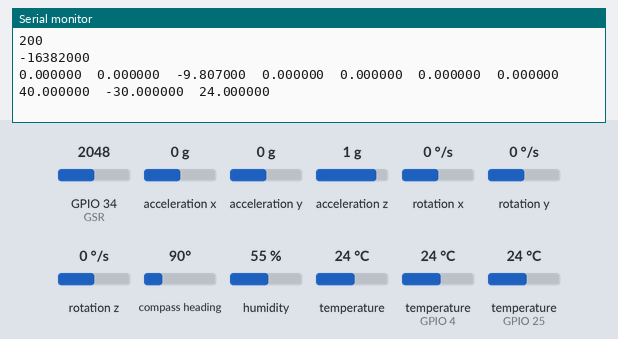
This sketch was run on a simulated ESP32. On the bench: the last lines printed to the serial monitor. Inputs (shaded band) come from the test bench; at power-on: acceleration x 0 g, GPIO 34 (GSR) = 2048, acceleration y 0 g, acceleration z 1 g, rotation x 0 °/s, rotation y 0 °/s, rotation z 0 °/s, compass heading 90°, humidity 55 %, temperature 24 °C, temperature (sensors on GPIO 4, GPIO 25) 24 °C. WiFi joins after 1.5 s; servers stay silent unless stated; network time is answered at once with the bench clock; uploads are accepted with an empty reply; the local clock reads 2024-03-15 10:24:30 at power-on unless the sketch sets it.

Above: at 2.7 s.
2.8 s: acceleration x set to -1.4 g
At 3.5 s:
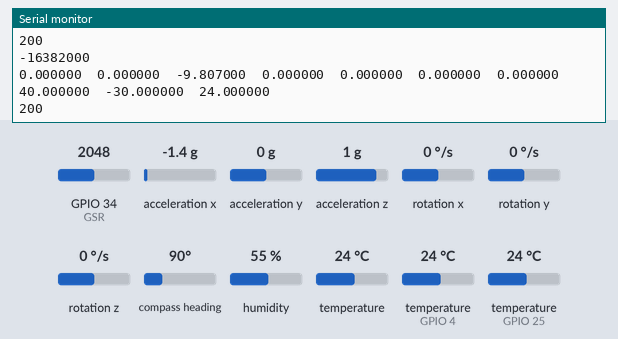
4.3 s: GPIO 34 (GSR) set to 3972
At 5.6 s:
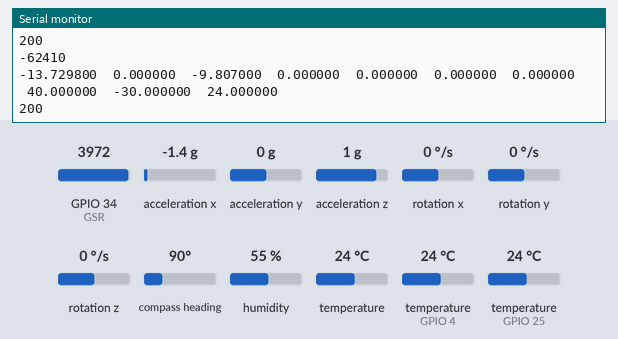
5.8 s: acceleration y set to -1.4 g
At 7.2 s:
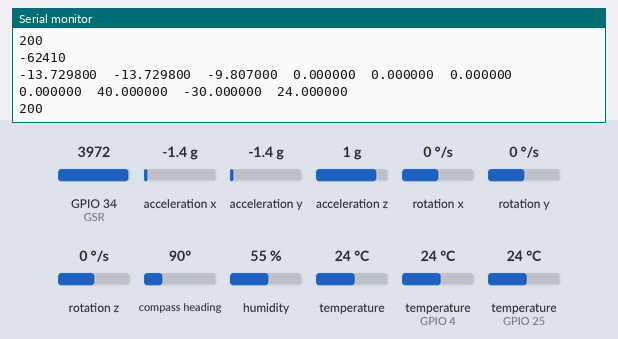
7.3 s: acceleration z set to -1.4 g
At 8.6 s:
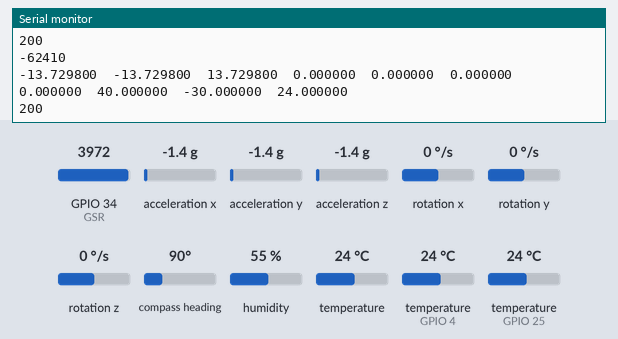
8.8 s: GPIO 34 (GSR) set to 2866
At 9.8 s:
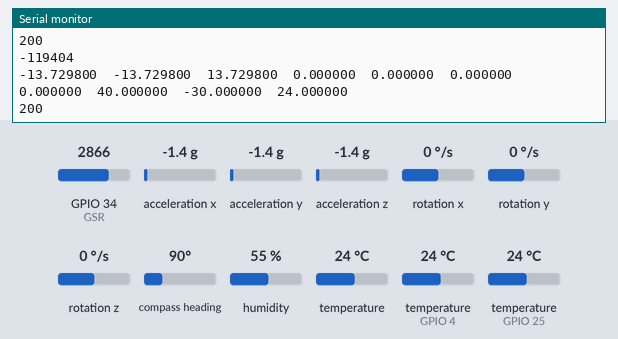
10.3 s: rotation x set to -192 °/s
At 12.0 s:
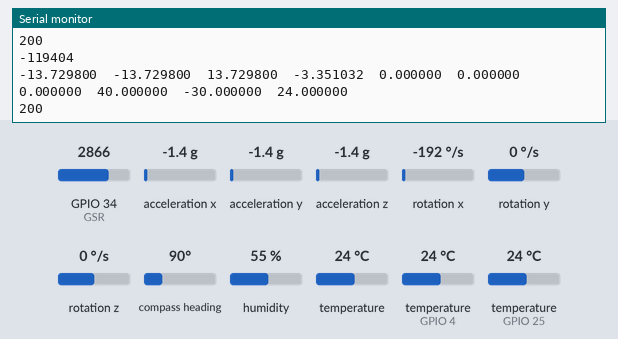
Timing chart, 0 to 12.8 s (numbered marks = the images above; inputs shaded):
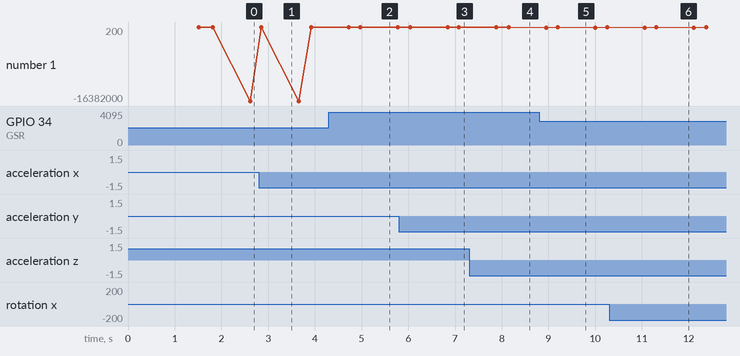

The sketch:

Proyecto_2.ino
```cpp
#include "DHT.h"
#include "OneWire.h"
#include "DallasTemperature.h"
#include <WiFi.h>
#include <HTTPClient.h>
#include <ArduinoJson.h>
#include <NTPClient.h>
#include <WiFiUdp.h>
#include "MPU9250.h"


//----------------------------coneccion con el wifi-------------------------------------------
const char* ssid = "WiFi-UAO";
const char* password =  "";


//*****************************************************VARIABLES GOBALES*****************************************************************************************************************************************************************
// El cable de datos se conecta al pin 26 del Arduino
#define ONE_WIRE_BUS 25 // Definir una instancia de OneWire para comunicarse con cualquier dispositivo OneWire
#define DHTTYPE DHT11   // DHT 22  (AM2302), AM2321
OneWire oneWire(ONE_WIRE_BUS); // Pasar la referencia a OneWire del sensor de temperatura Dallas
DallasTemperature sensors(&oneWire);
const int GSR = 34;
int sensorValue = 0;
int gsr_average = 0;
byte dat[5];
//esta es el tamaño de datos que va enviar el json
const size_t capacidad = JSON_OBJECT_SIZE(2) + 21 * JSON_OBJECT_SIZE(3) + 2 * JSON_OBJECT_SIZE(4) + JSON_OBJECT_SIZE(10);
int Conteo_conexiones = 0; //los intentos de conexion a la red wifi
uint8_t DHTPin = 4;//pin del sensor de humedad y temperatura
float ambient_humidity, ambient_temperature = 0;
// Definir modelo y pin del DTH
DHT dht(DHTPin, DHTTYPE);
// Definir cliente NTP para obtener tiempo
WiFiUDP ntpUDP;//Network Time Protocol Protocolo de datagramas de usuario
NTPClient timeClient(ntpUDP);//Network Time Protocol Client
// Variables para guardar fecha y hora
String formato;//formato de datos
String fecha;//
String hora;//
MPU9250 IMU(Wire, 0x68);
int status;
//*****************************************************SET UP*****************************************************************************************************************************************************************
void setup()
{
  Serial.begin(115200);
  Serial.println("Comenzando");
  // Iniciar la biblioteca
  sensors.begin(); // Establece valor por defecto del chip 9 bit. Si tiene problemas pruebe aumentar
  buscar_wifi(); //Usamos el metodo buscar_wifi para buscar el wifi
  timeClient.begin(); timeClient.setTimeOffset(-18000); //Inicialice un NTPClient para obtener tiempo
  while (!Serial) {}

  // start communication with IMU
  status = IMU.begin();
  if (status < 0) {
    Serial.println("IMU initialization unsuccessful");
    Serial.println("Check IMU wiring or try cycling power");
    Serial.print("Status: ");
    Serial.println(status);
    while (1) {}
  }
  // setting the accelerometer full scale range to +/-8G
  IMU.setAccelRange(MPU9250::ACCEL_RANGE_8G);
  // setting the gyroscope full scale range to +/-500 deg/s
  IMU.setGyroRange(MPU9250::GYRO_RANGE_500DPS);
  // setting DLPF bandwidth to 20 Hz
  IMU.setDlpfBandwidth(MPU9250::DLPF_BANDWIDTH_20HZ);
  // setting SRD to 19 for a 50 Hz update rate
  IMU.setSrd(19);

}
//*****************************************************LOOP*****************************************************************************************************************************************************************
void loop()
{
  if (WiFi.status() == WL_CONNECTED) { //comprobamos que seguimos conectados ala red wifi


    // Leemos la temperatura o la humedad toma alrededor de 250 milisegundos
    ambient_humidity = dht.readHumidity(); ambient_temperature = dht.readTemperature();

    // put your main code here, to run repeatedly:
    // read the sensor
    IMU.readSensor();

    //aceleracion
    Serial.print(IMU.getAccelX_mss(), 6);
    Serial.print("\t");
    Serial.print(IMU.getAccelY_mss(), 6);
    Serial.print("\t");
    Serial.print(IMU.getAccelZ_mss(), 6);
    Serial.print("\t");

    //Giros
    Serial.print(IMU.getGyroX_rads(), 6);
    Serial.print("\t");
    Serial.print(IMU.getGyroY_rads(), 6);
    Serial.print("\t");
    Serial.print(IMU.getGyroZ_rads(), 6);
    Serial.print("\t");

    //campo magnetico
    Serial.print(IMU.getMagX_uT(), 6);
    Serial.print("\t");
    Serial.print(IMU.getMagY_uT(), 6);
    Serial.print("\t");
    Serial.print(IMU.getMagZ_uT(), 6);
    Serial.print("\t");

    //sensor de teperatura
    Serial.println(IMU.getTemperature_C(), 6);
    delay(20);
    //resibimos un string que es array de chars que tambien es un objeto json a traves del metodo devolver_json

    String info = devolver_json(
                    sensors.getTempCByIndex(0), //body temperature value
                    gsr_average, //body resistenace value
                    0, //body BPM value
                    0, //body sp02 value
                    ambient_temperature, //ambient temperature value
                    ambient_humidity, //ambient humidity value
                    IMU.getAccelX_mss(),  //device acceleration ax
                    IMU.getAccelY_mss(),  //device acceleration ay
                    IMU.getAccelZ_mss(),  //device acceleration az
                    IMU.getGyroX_rads(),  //device gyro gx
                    IMU.getGyroY_rads(),  //device gyro gy
                    IMU.getGyroZ_rads(),  //device gyro gz
                    IMU.getMagX_uT(), //device magnetometer mx
                    IMU.getMagY_uT(),  //device magnetometer my
                    IMU.getMagZ_uT(),  //device magnetometer mz
                    0,//device pressure value
                    0,//device altitude value
                    IMU.getTemperature_C());//device temperature value
    //le enviamos los datos al servidor
    enviar_dato_cliente(info);
  } else {
    Serial.println("Error in WiFi connection");
    Serial.println("Reeconectando:");
    buscar_wifi();
  }
  sensors.requestTemperatures();  // Enviar el comando para obtener la temperatura
  long sum = 0;
  for (int i = 0; i < 10; i++)    //Average the 10 measurements to remove the glitch
  {
    sensorValue = analogRead(GSR);
    sum += sensorValue;
    delay(5);
  }
  gsr_average = sum / 10;
  int form = ((4095 + 2 * gsr_average) * 10000) / (2043 - gsr_average);
  Serial.println(form);
}


//*****************************************************BUSCAR WIFI*****************************************************************************************************************************************************************
void buscar_wifi() {
  //mandamos el nombre de la red wifi y la contraseña
  WiFi.begin(ssid, password);
  //Cuenta hasta 50 si no se puede conectar lo cancela
  while (WiFi.status() != WL_CONNECTED and Conteo_conexiones < 50  ) {
    Conteo_conexiones++;
    delay(500);
    Serial.print("#");
  }
  //cuando se conecte me dira la aprobacion y la ip
  if (WiFi.status() == WL_CONNECTED) {
    Conteo_conexiones == 0;
    Serial.println("WiFi conectado");
    Serial.println(WiFi.localIP());
  }
}
//*****************************************************JSON*****************************************************************************************************************************************************************
String devolver_json(float v1, int v2, int v3, float v4, float v5, float v6, int v7, int v8, int v9, float v10, float v11,
                     float v12, int v13, int v14, int v15, float v16, float v17, float v18) {

  DynamicJsonDocument doc(capacidad);

  //le mandamos la fecha y la hora del metodo tiempo_actual
  doc["time"] = tiempo_actual();

  JsonObject body = doc.createNestedObject("body");

  JsonObject body_temperature = body.createNestedObject("temperature");
  body_temperature["value"] = v1;
  body_temperature["type"] = "float";
  body_temperature["unit"] = "°C";

  JsonObject body_resistance = body.createNestedObject("resistance");
  body_resistance["value"] = v2;
  body_resistance["type"] = "int";
  body_resistance["unit"] = "Ohm";

  JsonObject body_BPM = body.createNestedObject("BPM");
  body_BPM["value"] = v3;
  body_BPM["type"] = "int";
  body_BPM["unit"] = "Dimensionless";

  JsonObject body_SpO2 = body.createNestedObject("SpO2");
  body_SpO2["value"] = v4;
  body_SpO2["type"] = "float";
  body_SpO2["unit"] = "%";

  JsonObject ambient = doc.createNestedObject("ambient");

  JsonObject ambient_temperature = ambient.createNestedObject("temperature");
  ambient_temperature["value"] = v5;
  ambient_temperature["type"] = "float";
  ambient_temperature["unit"] = "°C";

  JsonObject ambient_humidity = ambient.createNestedObject("humidity");
  ambient_humidity["value"] = v6;
  ambient_humidity["type"] = "float";
  ambient_humidity["unit"] = "%";

  JsonObject device = doc.createNestedObject("device");
  device["UUID"] = "550e8400-e29b-41d4-a716-446655440000";

  JsonObject device_acceleration = device.createNestedObject("acceleration");

  JsonObject device_acceleration_ax = device_acceleration.createNestedObject("ax");
  device_acceleration_ax["value"] = v7;
  device_acceleration_ax["type"] = "int";
  device_acceleration_ax["unit"] = "mg";

  JsonObject device_acceleration_ay = device_acceleration.createNestedObject("ay");
  device_acceleration_ay["value"] = v8;
  device_acceleration_ay["type"] = "int";
  device_acceleration_ay["unit"] = "mg";

  JsonObject device_acceleration_az = device_acceleration.createNestedObject("az");
  device_acceleration_az["value"] = v9;
  device_acceleration_az["type"] = "int";
  device_acceleration_az["unit"] = "mg";

  JsonObject device_gyro = device.createNestedObject("gyro");

  JsonObject device_gyro_gx = device_gyro.createNestedObject("gx");
  device_gyro_gx["value"] = v10;
  device_gyro_gx["type"] = "float";
  device_gyro_gx["unit"] = "deg/s";

  JsonObject device_gyro_gy = device_gyro.createNestedObject("gy");
  device_gyro_gy["value"] = v11;
  device_gyro_gy["type"] = "float";
  device_gyro_gy["unit"] = "deg/s";

  JsonObject device_gyro_gz = device_gyro.createNestedObject("gz");
  device_gyro_gz["value"] = v12;
  device_gyro_gz["type"] = "float";
  device_gyro_gz["unit"] = "deg/s";

  JsonObject device_magnetometer = device.createNestedObject("magnetometer");

  JsonObject device_magnetometer_mx = device_magnetometer.createNestedObject("mx");
  device_magnetometer_mx["value"] = v13;
  device_magnetometer_mx["type"] = "int";
  device_magnetometer_mx["unit"] = "mG";

  JsonObject device_magnetometer_my = device_magnetometer.createNestedObject("my");
  device_magnetometer_my["value"] = v14;
  device_magnetometer_my["type"] = "int";
  device_magnetometer_my["unit"] = "mG";

  JsonObject device_magnetometer_mz = device_magnetometer.createNestedObject("mz");
  device_magnetometer_mz["value"] = v15;
  device_magnetometer_mz["type"] = "int";
  device_magnetometer_mz["unit"] = "mG";

  JsonObject device_pressure = device.createNestedObject("pressure");
  device_pressure["value"] = v16;
  device_pressure["type"] = "float";
  device_pressure["unit"] = "mb";

  JsonObject device_altitude = device.createNestedObject("altitude");
  device_altitude["value"] = v17;
  device_altitude["type"] = "float";
  device_altitude["unit"] = "m";

  JsonObject device_temperature = device.createNestedObject("temperature");
  device_temperature["value"] = v18;
  device_temperature["type"] = "float";
  device_temperature["unit"] = "°C";

  //char info[1200];
  String info;
  serializeJson(doc, info);
  //Serial.println(info);
  return info;
}
//*****************************************************CALCULA TIEMPO*****************************************************************************************************************************************************************
String tiempo_actual() {
  while (!timeClient.update()) {
    timeClient.forceUpdate();
  }
  // Necesitamos extraer fecha y hora
  String formato = timeClient.getFormattedDate();
  //aqui obtenemos la fecha
  int splitT = formato.indexOf("T");
  String fecha = formato.substring(0, splitT);
  //aqui obtenemos la hora
  String hora = formato.substring(splitT + 1, formato.length() - 1);
  String fecha_hora = fecha + " " + hora ;
  return fecha_hora;
}//fin de tiempo_actual
//*****************************************************ENVIAR DATOS*****************************************************************************************************************************************************************
void enviar_dato_cliente(String info) {
  HTTPClient http;
  //Especificar destino para solicitud HTTP
  http.begin("http://11.11.27.131:8080/");
  //Especificar encabezado de tipo de contenido
  http.addHeader("Content-Type", "application/json");
  //Enviar la solicitud POST real
  int httpResponseCode = http.POST(info);
  if (httpResponseCode > 0) { //comprobamos la solicitud fue aceptada
    //Obtenga la respuesta a la solicitud
    String response = http.getString();
    Serial.println(httpResponseCode);   //Imprimir código de retorno si es posivito llego bien
    Serial.println(response);           //Imprimir solicitud de respuesta es lo que devuelvo para verificar que si llego como era
  } else {
    Serial.print("Error al enviar POST: "); Serial.println(httpResponseCode);// si el -1 no conecto al servidor
  } http.end(); //liberamos los recursos
}
```

Measured:
- after the input at 4.3 s, the serial monitor: prints a new line after 0.43 s (image 2)
- after the input at 5.8 s, the serial monitor: prints a new line after 1.0 s (image 3)
- after the input at 7.3 s, the serial monitor: prints a new line after 0.61 s (image 4)
- after the input at 8.8 s, the serial monitor: prints a new line after 0.15 s (image 5)
- after the input at 10.3 s, the serial monitor: prints a new line after 0.77 s (image 6)
- plotted number 1: 200 → -62410 after the input at 4.3 s
